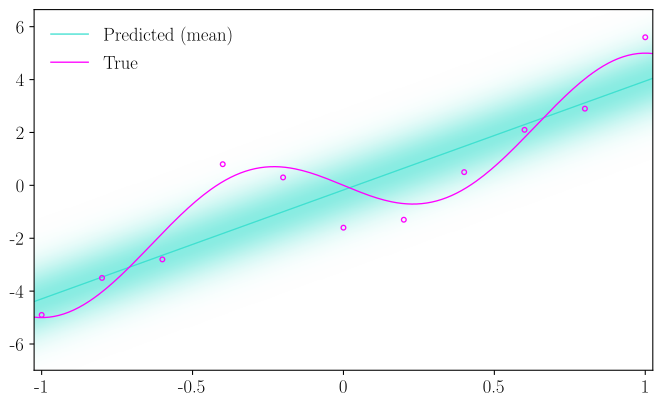

Here is the Python script that generated this plot:
import numpy as np
import matplotlib as mpl
import matplotlib.pyplot as plt
from scipy.constants import golden

mpl.rc("text", usetex=True)
mpl.rc("font", family="serif")

turq = mpl.colors.to_rgb("turquoise")
cdict3 = {"red":  ((0.0, turq[0], turq[0]),
                   #(0.25, 0.0, 0.0),
                   #(0.5, 1.0, 1.0),
                   (1.0, 1.0, 1.0)),

         "green": ((0.0, turq[1], turq[1]),
                   #(0.25, 0.0, 0.0),
                   #(0.5, 1.0, 1.0),
                   (1.0, 1.0, 1.0)),

         "blue":  ((0.0, turq[2], turq[2]),
                   #(0.25, 1.0, 1.0),
                   #(0.5, 1.0, 1.0),
                   (1.0, 1.0, 1.0))
        }
mycmp = mpl.colors.LinearSegmentedColormap("mycmp", cdict3)

x = np.array([-1, -0.8, -0.6, -0.4, -0.2, 0, 0.2, 0.4, 0.6, 0.8, 1])
t = np.array([-4.9, -3.5, -2.8, 0.8, 0.3, -1.6, -1.3, 0.5, 2.1, 2.9, 5.6])

def f(x):
    return 3*np.sin((1/2)*np.pi * x) - 2*np.sin((3/2) * np.pi * x)

def plot_homogen_prob_density(x, y, variance, ax, l=1000, **kwargs):
    y_min, y_max = y.min()-2*np.sqrt(variance), y.max()+2*np.sqrt(variance)
    yy = np.linspace(y_min, y_max, l)
    a = [np.exp(-(y_-yy)**2/variance) / np.sqrt(variance) for y_ in y]
    a = np.array(a).reshape(len(y), l)
    ax.imshow(
        -a.T,
        aspect="auto",
        origin="lower",
        extent=(x.min(), x.max(), y_min, y_max),
        **kwargs
    )

X = np.vstack([np.ones(x.shape), x]).T

w = np.linalg.inv(X.T @ X) @ X.T @ t
alpha = sum((t - X @ w)**2) / len(t)

h = np.poly1d(np.flip(w, 0))

x_ = np.linspace(x.min()-0.025, x.max()+0.025, 250)
t_ = h(x_)

fig = plt.figure(figsize=(7,7/golden))
ax = fig.add_subplot()

plot_homogen_prob_density(x_, t_, alpha, ax=ax, cmap=mycmp, alpha=0.625)
# ax.fill_between(x_, t_-np.sqrt(alpha), t_+np.sqrt(alpha),
#     color="turquoise",
#     linewidth = 0,
#     alpha = 0.25
# )
ax.scatter(x, t,
    edgecolors = "magenta",
    c = "None",
    s = 12.5,
    marker = "o",
    zorder = 3
)
ax.plot(x_, t_,
    color="turquoise",
    linewidth = 1,
    label = "Predicted (mean)"
)
true = np.linspace(x.min()-0.025, x.max()+0.025, 250)
ax.plot(
    true, f(true),
    color="magenta",
    linewidth = 1,
    label = "True"
)

ax.set_xlim(x.min()-0.025, x.max()+0.025)
ax.set_xticks([-1, -0.5, 0, 0.5, 1])
ax.set_xticklabels([-1, -0.5, 0, 0.5, 1])
ax.set_xlabel(r"$x$", fontsize=14)

ax.set_yticks([-6, -4, -2, 0, 2, 4, 6])
ax.set_yticklabels([-6, -4, -2, 0, 2, 4, 6])
ax.set_ylabel(r"$t$", fontsize=14)

ax.legend(frameon=False, fontsize=14)

ax.text(
    0.88,
    0.025,
    'cookieblues.github.io',
    fontsize=11,
    horizontalalignment='center',
    verticalalignment='center',
    transform=ax.transAxes,
    color='dimgrey',
    zorder=5
)

plt.tight_layout()
plt.savefig("prob_linreg.png", bbox_inches="tight")
plt.show()
